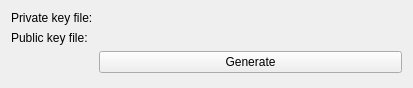
<?xml version="1.0" encoding="UTF-8"?>
<ui version="4.0">
 <class>Qnx::Internal::BlackBerryDeviceConfigurationWizardSshKeyPage</class>
 <widget class="QWizardPage" name="Qnx::Internal::BlackBerryDeviceConfigurationWizardSshKeyPage">
  <property name="geometry">
   <rect>
    <x>0</x>
    <y>0</y>
    <width>413</width>
    <height>88</height>
   </rect>
  </property>
  <property name="windowTitle">
   <string>WizardPage</string>
  </property>
  <layout class="QFormLayout" name="formLayout">
   <item row="0" column="0">
    <widget class="QLabel" name="label">
     <property name="text">
      <string>Private key file:</string>
     </property>
    </widget>
   </item>
   <item row="0" column="1">
    <widget class="Utils::PathChooser" name="privateKey" native="true"/>
   </item>
   <item row="1" column="0">
    <widget class="QLabel" name="label_2">
     <property name="text">
      <string>Public key file:</string>
     </property>
    </widget>
   </item>
   <item row="2" column="1">
    <widget class="QPushButton" name="generate">
     <property name="text">
      <string>Generate</string>
     </property>
    </widget>
   </item>
   <item row="1" column="1">
    <widget class="QLabel" name="publicKey">
     <property name="text">
      <string/>
     </property>
    </widget>
   </item>
  </layout>
 </widget>
 <customwidgets>
  <customwidget>
   <class>Utils::PathChooser</class>
   <extends>QWidget</extends>
   <header location="global">utils/pathchooser.h</header>
   <container>1</container>
   <slots>
    <signal>editingFinished()</signal>
    <signal>browsingFinished()</signal>
   </slots>
  </customwidget>
 </customwidgets>
 <resources/>
 <connections/>
</ui>
